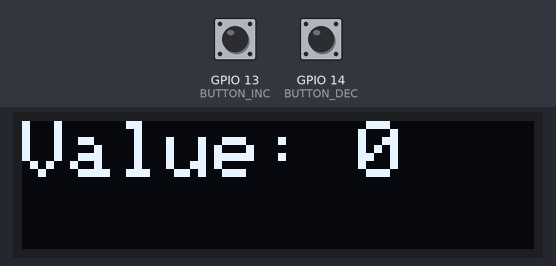
Recording of a sketch running on a simulated ESP32. Parts: 128×32 one-colour display. The inputs (shaded band) are chosen by the test bench; at power-on: GPIO 13 (BUTTON_INC) HIGH, GPIO 14 (BUTTON_DEC) HIGH. What the sketch prints to the serial monitor is not drawn.

Above: at 1.2 s.
1.3 s: GPIO 13 (BUTTON_INC) pulled LOW for 0.15 s
At 2.0 s:
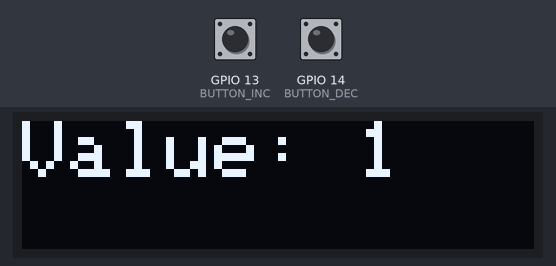
2.9 s: GPIO 13 (BUTTON_INC) pulled LOW for 1 s
At 4.4 s:
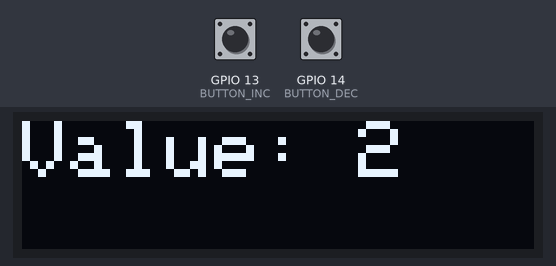
Timing chart, 0 to 5.9 s (numbered marks = the images above; inputs shaded):
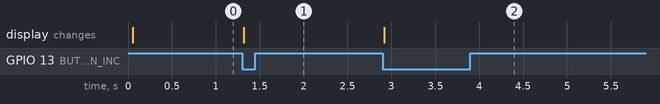

The sketch:

OLEDpushButtonwithMilis.ino
```cpp
//In'am Nurul Fuady
//21/479707/TK/52919
//https://github.com/inamnurulf/ESP32


#include <Wire.h>
#include <Adafruit_GFX.h>
#include <Adafruit_SSD1306.h>

#define DELAY 100
#define BUTTON_INC 13
#define BUTTON_DEC 14

unsigned long onclickTime = 0;
int value = 0;

Adafruit_SSD1306 display(128, 32, &Wire, -1);

void setup() {
  Serial.begin(9600);
  pinMode(BUTTON_INC, INPUT_PULLUP);
  pinMode(BUTTON_DEC, INPUT_PULLUP);

  display.begin(SSD1306_SWITCHCAPVCC, 0x3C);
  display.clearDisplay();
  display.display();
}

void loop() {
    if(millis()-onclickTime > DELAY){
      if (digitalRead(BUTTON_INC) == LOW) {
        if (digitalRead(BUTTON_DEC) == LOW){
        value=0;
        delay(400);
        }
        else{
        value++;
        }
      }

      if (digitalRead(BUTTON_DEC) == LOW && value != 0) {
        if(digitalRead(BUTTON_INC) == LOW){
        value=0;
        delay(400);
        }
        else {
        value--;
        }
      }
    }
  if (digitalRead(BUTTON_INC)==LOW ^ digitalRead(BUTTON_DEC)== LOW){
    onclickTime = millis();
    Serial.println(onclickTime);
  }

  display.clearDisplay();
  display.setTextSize(2);
  display.setTextColor(SSD1306_WHITE);
  display.setCursor(0, 0);
  display.print("Value: ");
  display.println(value);
  display.display();
}
```

Measured:
- after the input at 1.3 s, the display: changes at once (image 1)
- after the input at 2.9 s, the display: changes at once (image 2)
